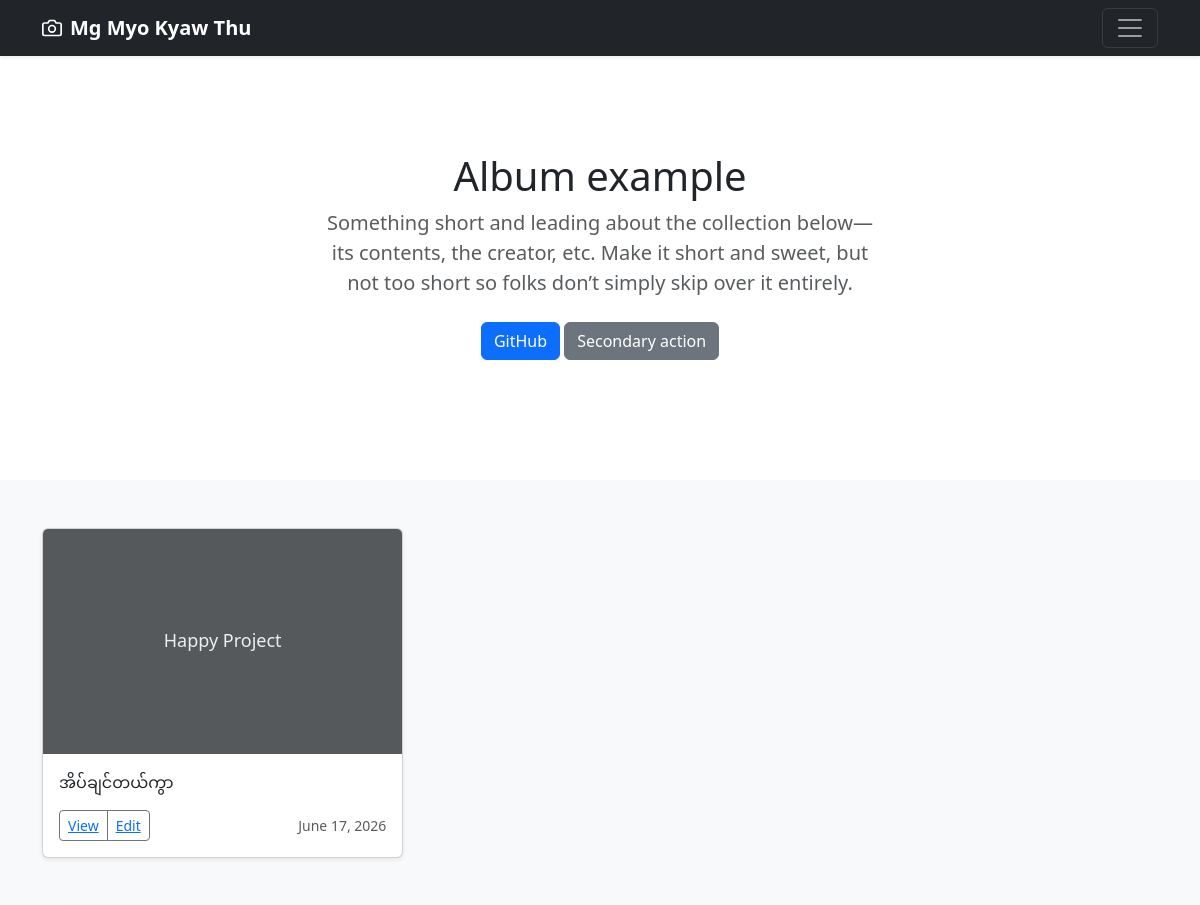
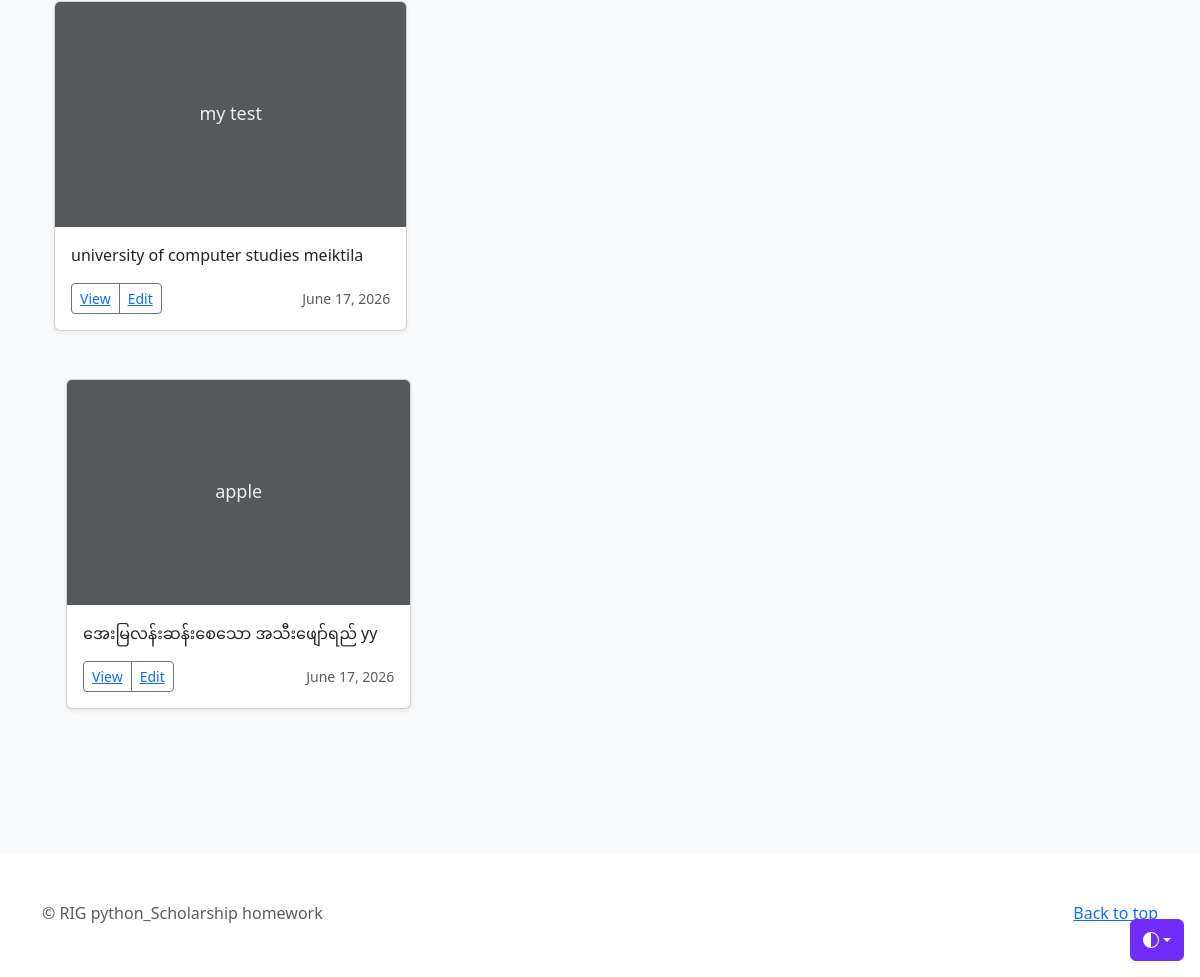
The page / on the database its author committed (2 pictures, top to bottom).
### mytask/models.py (models this page shows, shortened)
class MyBlog(models.Model):
    category = models.ForeignKey(Category, on_delete=models.CASCADE)
    title = models.CharField(max_length=30)
    post_body = models.TextField()
    created_date = models.DateField()

### mytask/views.py (the view)
# urls.py: path('', views.homepage, name='home'),
def homepage(request):
    title = "My Blog Title"
    cat_data = Category.objects.all()
    blogs = MyBlog.objects.all()
    contex = {
        'abc':title,
        'name':'Mg Myo Kyaw Thu',
        'datas':cat_data,
        'blogs':blogs
        }
    return render(request, 'home.html', contex)

### templates/home.html (shortened to what this page needs)
<!doctype html>
<html lang="en" data-bs-theme="auto">
<head>
  <link href="https://cdn.jsdelivr.net/npm/bootstrap@5.3.8/dist/css/bootstrap.min.css" rel="stylesheet"
>
</head>
<body>
  <div class="dropdown position-fixed bottom-0 end-0 mb-3 me-3 bd-mode-toggle">
    <button class="btn btn-bd-primary py-2 dropdown-toggle d-flex align-items-center" id="bd-theme" type="button"
      aria-expanded="false" data-bs-toggle="dropdown" aria-label="Toggle theme (auto)">
      <svg class="bi my-1 theme-icon-active" aria-hidden="true">
        <use href="#circle-half"></use>
      </svg>
    </button>
  </div>
  <header data-bs-theme="dark">
    <div class="navbar navbar-dark bg-dark shadow-sm">
      <div class="container">
        <a href="#" class="navbar-brand d-flex align-items-center">
          <strong>{{name}}</strong>
        </a>
        <button class="navbar-toggler" type="button" data-bs-toggle="collapse" data-bs-target="#navbarHeader"
          aria-controls="navbarHeader" aria-expanded="false" aria-label="Toggle navigation">
          <span class="navbar-toggler-icon"></span>
        </button>
      </div>
    </div>
  </header>
  <main>
    <section class="py-5 text-center container">
      <div class="row py-lg-5">
        <div class="col-lg-6 col-md-8 mx-auto">
          <h1 class="fw-light">Album example</h1>
          <p class="lead text-body-secondary">
            Something short and leading about the collection below—its
            contents, the creator, etc. Make it short and sweet, but not too
            short so folks don’t simply skip over it entirely.
          </p>
          <p>
            <a href="https://github.com/Atliol" class="btn btn-primary my-2">GitHub</a>
            <a href="#" class="btn btn-secondary my-2">Secondary action</a>
          </p>
        </div>
      </div>
    </section>
    {% for blog in blogs %}
    <div class="album py-5 bg-body-tertiary">
      <div class="container">
        <div class="row row-cols-1 row-cols-sm-2 row-cols-md-3 g-3">
          <div class="col">
            <div class="card shadow-sm">
              <svg aria-label="Placeholder: Thumbnail" class="bd-placeholder-img card-img-top" height="225"
                preserveAspectRatio="xMidYMid slice" role="img" width="100%" xmlns="http://www.w3.org/2000/svg">
                <title>{{ blog.title }}</title>
                <rect width="100%" height="100%" fill="#55595c"></rect>
                <text x="50%" y="50%" fill="#eceeef" dy=".3em">
                  {{ blog.title }}
                </text>
              </svg>
              <div class="card-body">
                <p class="card-text">
                  {{ blog.post_body }}
                </p>
                <div class="d-flex justify-content-between align-items-center">
                  <div class="btn-group">
                    <button type="button" class="btn btn-sm btn-outline-secondary">
                      <a href="/detail/{{blog.id}}/"> View</a>
                    </button>
                    <button type="button" class="btn btn-sm btn-outline-secondary">
                      <a href="{% url 'detail' blog.id %}"> Edit</a>
                    </button>
                  </div>
                  <small class="text-body-secondary">{{ blog.created_date }}</small>
                </div>
              </div>
            </div>
          </div>
    </div>
    {% endfor %}
  </main>
  <footer class="text-body-secondary py-5">
    <div class="container">
      <p class="float-end mb-1"><a href="#">Back to top</a></p>
      <p class="mb-1">
        &copy; RIG python_Scholarship homework
      </p>
    </div>
  </footer>
</body>
</html>

### templates/home.html (style rules this page uses)
.bd-placeholder-img { font-size: 1.125rem; text-anchor: middle; -webkit-user-select: none; -moz-user-select: none; user-select: none; }
.bi { vertical-align: -0.125em; fill: currentColor; }
.btn-bd-primary { --bd-violet-bg: #712cf9; --bd-violet-rgb: 112.520718, 44.062154, 249.437846; --bs-btn-font-weight: 600; --bs-btn-color: var(--bs-white); --bs-btn-bg: var(--bd-violet-bg); --bs-btn-border-color: var(--bd-violet-bg); --bs-btn-hover-color: var(--bs-white); --bs-btn-hover-bg: #6528e0; --bs-btn-hover-border-color: #6528e0; --bs-btn-focus-shadow-rgb: var(--bd-violet-rgb); --bs-btn-active-color: var(--bs-btn-hover-color); --bs-btn-active-bg: #5a23c8; --bs-btn-active-border-color: #5a23c8; }
.bd-mode-toggle { z-index: 1500; }
.bd-mode-toggle .bi { width: 1em; height: 1em; }

### rows shown on the page
MyBlog: title "Happy Project", post_body "အိပ်ချင်တယ်ကွာ", created_date "June 17, 2026"
MyBlog: title "my test", post_body "university of computer studies meiktila", created_date "June 17, 2026"
MyBlog: title "apple", post_body "အေးမြလန်းဆန်းစေသော အသီးဖျော်ရည် yy", created_date "June 17, 2026"

### other values the page prints
{{ name }} "Mg Myo Kyaw Thu"
